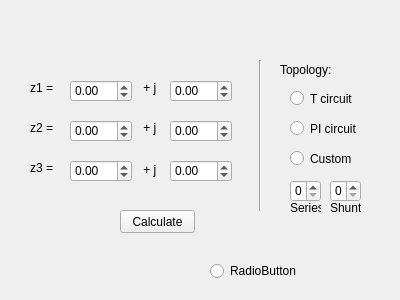
<?xml version="1.0" encoding="UTF-8"?>
<ui version="4.0">
 <class>dialogmat</class>
 <widget class="QWidget" name="dialogmat">
  <property name="geometry">
   <rect>
    <x>0</x>
    <y>0</y>
    <width>400</width>
    <height>300</height>
   </rect>
  </property>
  <property name="windowTitle">
   <string>Form</string>
  </property>
  <widget class="QLabel" name="B">
   <property name="geometry">
    <rect>
     <x>184</x>
     <y>250</y>
     <width>61</width>
     <height>16</height>
    </rect>
   </property>
   <property name="text">
    <string/>
   </property>
  </widget>
  <widget class="QRadioButton" name="CustomButton">
   <property name="geometry">
    <rect>
     <x>290</x>
     <y>150</y>
     <width>81</width>
     <height>17</height>
    </rect>
   </property>
   <property name="text">
    <string>Custom</string>
   </property>
  </widget>
  <widget class="QDoubleSpinBox" name="z2real">
   <property name="geometry">
    <rect>
     <x>70</x>
     <y>120</y>
     <width>62</width>
     <height>22</height>
    </rect>
   </property>
   <property name="minimum">
    <double>-10000.000000000000000</double>
   </property>
   <property name="maximum">
    <double>10000.000000000000000</double>
   </property>
   <property name="singleStep">
    <double>0.010000000000000</double>
   </property>
  </widget>
  <widget class="QLabel" name="label_9">
   <property name="geometry">
    <rect>
     <x>330</x>
     <y>200</y>
     <width>31</width>
     <height>16</height>
    </rect>
   </property>
   <property name="text">
    <string>Shunt</string>
   </property>
  </widget>
  <widget class="QLabel" name="label_8">
   <property name="geometry">
    <rect>
     <x>290</x>
     <y>200</y>
     <width>31</width>
     <height>16</height>
    </rect>
   </property>
   <property name="text">
    <string>Series</string>
   </property>
  </widget>
  <widget class="QDoubleSpinBox" name="z3real">
   <property name="geometry">
    <rect>
     <x>70</x>
     <y>160</y>
     <width>62</width>
     <height>22</height>
    </rect>
   </property>
   <property name="minimum">
    <double>-10000.000000000000000</double>
   </property>
   <property name="maximum">
    <double>10000.000000000000000</double>
   </property>
   <property name="singleStep">
    <double>0.010000000000000</double>
   </property>
  </widget>
  <widget class="QLabel" name="label_4">
   <property name="geometry">
    <rect>
     <x>140</x>
     <y>160</y>
     <width>31</width>
     <height>20</height>
    </rect>
   </property>
   <property name="text">
    <string> + j</string>
   </property>
  </widget>
  <widget class="QLabel" name="C">
   <property name="geometry">
    <rect>
     <x>90</x>
     <y>280</y>
     <width>61</width>
     <height>20</height>
    </rect>
   </property>
   <property name="text">
    <string/>
   </property>
  </widget>
  <widget class="QSpinBox" name="spinBox_2">
   <property name="enabled">
    <bool>true</bool>
   </property>
   <property name="geometry">
    <rect>
     <x>330</x>
     <y>180</y>
     <width>31</width>
     <height>22</height>
    </rect>
   </property>
  </widget>
  <widget class="QDoubleSpinBox" name="z3img">
   <property name="geometry">
    <rect>
     <x>170</x>
     <y>160</y>
     <width>62</width>
     <height>22</height>
    </rect>
   </property>
   <property name="minimum">
    <double>-10000.000000000000000</double>
   </property>
   <property name="maximum">
    <double>10000.000000000000000</double>
   </property>
   <property name="singleStep">
    <double>0.010000000000000</double>
   </property>
  </widget>
  <widget class="QDoubleSpinBox" name="z1real">
   <property name="geometry">
    <rect>
     <x>70</x>
     <y>80</y>
     <width>62</width>
     <height>22</height>
    </rect>
   </property>
   <property name="minimum">
    <double>-10000.000000000000000</double>
   </property>
   <property name="maximum">
    <double>10000.000000000000000</double>
   </property>
   <property name="singleStep">
    <double>0.010000000000000</double>
   </property>
  </widget>
  <widget class="QDoubleSpinBox" name="z1img">
   <property name="geometry">
    <rect>
     <x>170</x>
     <y>80</y>
     <width>62</width>
     <height>22</height>
    </rect>
   </property>
   <property name="minimum">
    <double>-10000.000000000000000</double>
   </property>
   <property name="maximum">
    <double>10000.000000000000000</double>
   </property>
   <property name="singleStep">
    <double>0.010000000000000</double>
   </property>
  </widget>
  <widget class="QLabel" name="label_5">
   <property name="geometry">
    <rect>
     <x>30</x>
     <y>120</y>
     <width>31</width>
     <height>16</height>
    </rect>
   </property>
   <property name="text">
    <string>z2 =</string>
   </property>
  </widget>
  <widget class="QLabel" name="label_2">
   <property name="geometry">
    <rect>
     <x>140</x>
     <y>80</y>
     <width>31</width>
     <height>16</height>
    </rect>
   </property>
   <property name="text">
    <string> + j</string>
   </property>
  </widget>
  <widget class="QRadioButton" name="PiButton">
   <property name="geometry">
    <rect>
     <x>290</x>
     <y>120</y>
     <width>82</width>
     <height>17</height>
    </rect>
   </property>
   <property name="text">
    <string>PI circuit</string>
   </property>
  </widget>
  <widget class="QLabel" name="label_7">
   <property name="geometry">
    <rect>
     <x>280</x>
     <y>60</y>
     <width>91</width>
     <height>20</height>
    </rect>
   </property>
   <property name="text">
    <string>Topology:</string>
   </property>
  </widget>
  <widget class="QDoubleSpinBox" name="z2img">
   <property name="geometry">
    <rect>
     <x>170</x>
     <y>120</y>
     <width>62</width>
     <height>22</height>
    </rect>
   </property>
   <property name="minimum">
    <double>-10000.000000000000000</double>
   </property>
   <property name="maximum">
    <double>10000.000000000000000</double>
   </property>
   <property name="singleStep">
    <double>0.010000000000000</double>
   </property>
  </widget>
  <widget class="Line" name="line_2">
   <property name="geometry">
    <rect>
     <x>250</x>
     <y>60</y>
     <width>20</width>
     <height>151</height>
    </rect>
   </property>
   <property name="orientation">
    <enum>Qt::Vertical</enum>
   </property>
  </widget>
  <widget class="QPushButton" name="pushButton">
   <property name="geometry">
    <rect>
     <x>120</x>
     <y>210</y>
     <width>75</width>
     <height>23</height>
    </rect>
   </property>
   <property name="text">
    <string>Calculate</string>
   </property>
  </widget>
  <widget class="QSpinBox" name="spinBox_3">
   <property name="enabled">
    <bool>true</bool>
   </property>
   <property name="geometry">
    <rect>
     <x>290</x>
     <y>180</y>
     <width>31</width>
     <height>22</height>
    </rect>
   </property>
  </widget>
  <widget class="QLabel" name="D">
   <property name="geometry">
    <rect>
     <x>184</x>
     <y>280</y>
     <width>61</width>
     <height>16</height>
    </rect>
   </property>
   <property name="text">
    <string/>
   </property>
  </widget>
  <widget class="QLabel" name="A">
   <property name="geometry">
    <rect>
     <x>90</x>
     <y>250</y>
     <width>61</width>
     <height>20</height>
    </rect>
   </property>
   <property name="text">
    <string/>
   </property>
  </widget>
  <widget class="QLabel" name="label_3">
   <property name="geometry">
    <rect>
     <x>140</x>
     <y>120</y>
     <width>31</width>
     <height>16</height>
    </rect>
   </property>
   <property name="text">
    <string> + j</string>
   </property>
  </widget>
  <widget class="QLabel" name="label">
   <property name="geometry">
    <rect>
     <x>30</x>
     <y>80</y>
     <width>31</width>
     <height>16</height>
    </rect>
   </property>
   <property name="text">
    <string>z1 =</string>
   </property>
  </widget>
  <widget class="QLabel" name="label_6">
   <property name="geometry">
    <rect>
     <x>30</x>
     <y>160</y>
     <width>31</width>
     <height>16</height>
    </rect>
   </property>
   <property name="text">
    <string>z3 =</string>
   </property>
  </widget>
  <widget class="QRadioButton" name="TButton">
   <property name="geometry">
    <rect>
     <x>290</x>
     <y>90</y>
     <width>82</width>
     <height>17</height>
    </rect>
   </property>
   <property name="text">
    <string>T circuit</string>
   </property>
  </widget>
  <widget class="QRadioButton" name="radioButton">
   <property name="geometry">
    <rect>
     <x>210</x>
     <y>260</y>
     <width>106</width>
     <height>22</height>
    </rect>
   </property>
   <property name="text">
    <string>RadioButton</string>
   </property>
  </widget>
 </widget>
 <resources/>
 <connections/>
</ui>
